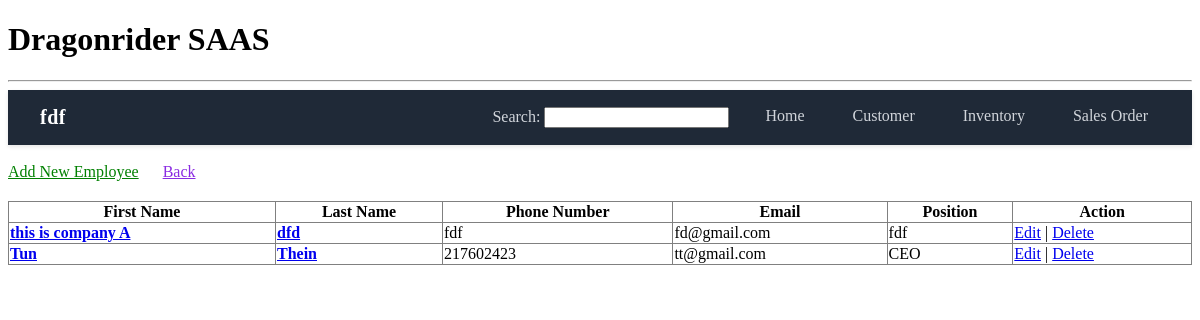
Screenshot of /company/2/customers/ with the database file from the repository.
### app/models.py (models this page shows, shortened)
class Company(models.Model):
    c_name = models.CharField(max_length=50)
    c_phone = models.IntegerField()
    c_email = models.EmailField()
    address = models.TextField()

class Customer(models.Model):
    company = models.ForeignKey(Company, on_delete=models.CASCADE, related_name='customers')
    first_name = models.CharField(max_length=50)
    last_name = models.CharField(max_length=50)
    phone = models.IntegerField(verbose_name="123456789")
    email = models.EmailField()
    position = models.CharField(max_length=50, verbose_name="manager")

### app/views.py (the view)
# urls.py: path('company/<int:company_id>/customers/', views.customer_list, name='customer_list'),
def customer_list(request, company_id):
    company = get_object_or_404(Company, pk=company_id)
    customers = company.customers.all()
    context = {
        'company': company,
        'customers': customers,
    }
    return render(request, 'app/customer_list.html', context)

### app/templates/app/customer_list.html (shortened to what this page needs)
{% extends 'app/base.html' %}
{% block logo %}{{company.c_name}}{% endblock %}
{% block content %}
<br>
<a href="{% url 'customer_create' company.pk %}" style="color: green;">Add New Employee</a>
<a href="{% url 'company_list' %}" style="color: blueviolet; margin: 20px;">Back</a>
<table border="1" style="margin-top: 20px; border-collapse: collapse; width: 100%;">
    <thead>
        <tr>
            <th>First Name</th>
            <th>Last Name</th>
            <th>Phone Number</th>
            <th>Email</th>
            <th>Position</th>
            <th>Action</th>
        </tr>
    </thead>
    <tbody>
        {% for customer in customers %}
        <tr>
            <td><a href="{% url 'customer_update' customer.pk %}"><strong>{{ customer.first_name }}</strong></a></td>
            <td><a href="{% url 'customer_update' customer.pk %}"><strong>{{ customer.last_name }}</strong></a></td>
            <td>{{ customer.phone }}</td>
            <td>{{ customer.email }}</td>
            <td>{{ customer.position }}</td>
            <td>
                <a href="{% url 'customer_update' customer.pk %}">Edit</a> |
                <a href="{% url 'customer_delete' customer.pk %}">Delete</a>
            </td>
        </tr>
        {% empty %}
        <tr>
            <td colspan="5" style="text-align: center; padding: 10px;">No Companies found.</td>
        </tr>
        {% endfor %}
    </tbody>
</table>
{% endblock %}

### rows the page displays
Company: c_name "fdf"
Customer: first_name "this is company A", last_name "dfd", phone "fdf", email "fd@gmail.com", position "fdf"
Customer: first_name "Tun", last_name "Thein", phone "217602423", email "tt@gmail.com", position "CEO"
